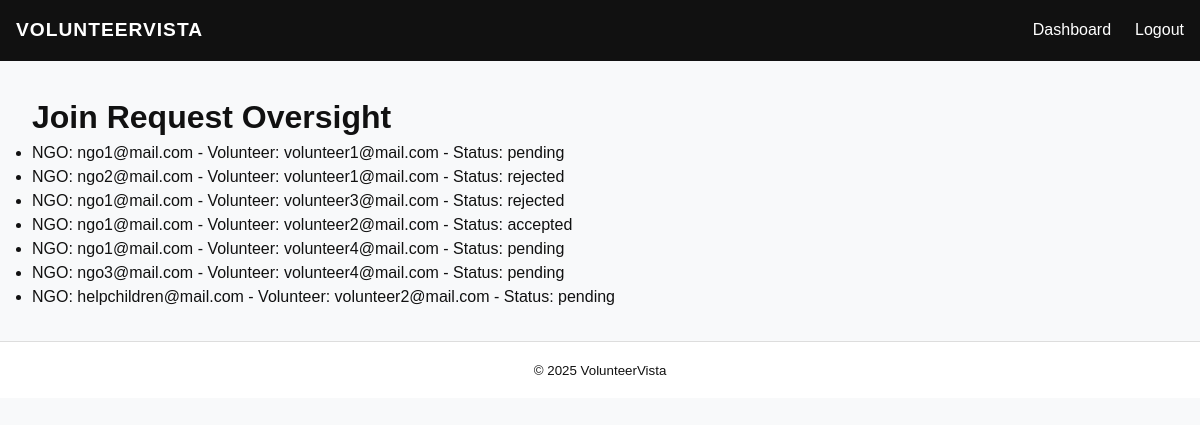
Screenshot of /admin/join_requests (signed in) with the database file from the repository.
### app.py (models this page shows)
class JoinRequest(db.Model):
    __tablename__ = 'join_requests'
    id = db.Column(db.Integer, primary_key=True, autoincrement=True)
    ngo_email = db.Column(db.String(120), db.ForeignKey('ngos.email'), nullable=False)
    volunteer_email = db.Column(db.String(120), db.ForeignKey('volunteers.email'), nullable=False)
    status = db.Column(db.String(50), nullable=False)

### app.py (the view)
@app.route('/admin/join_requests')
def admin_join_requests():
    if session.get('user_type') != 'admin':
        return redirect(url_for('admin_login'))
    join_requests = JoinRequest.query.all()
    return render_template('admin_join_requests.html', join_requests=join_requests)

### app.py (called while the page is built)
@app.context_processor
def inject_models():
    return dict(Volunteer=Volunteer)

### templates/admin_join_requests.html (shortened to what this page needs)
<!DOCTYPE html>
<html lang="en">
<head>
  <link rel="stylesheet" href="{{ url_for('static', filename='css/styles.css') }}">
</head>
<body>
  <nav class="navbar">
    <div class="nav-container">
      <a href="{{ url_for('home') }}" class="nav-brand">VolunteerVista</a>
      <ul class="nav-links">
        <li><a href="{{ url_for('admin_dashboard') }}">Dashboard</a></li>
        <li><a href="{{ url_for('admin_logout') }}">Logout</a></li>
      </ul>
    </div>
  </nav>
  <div class="container" style="padding:2rem;">
    <h1>Join Request Oversight</h1>
    <ul>
      {% for jr in join_requests %}
        <li>
          NGO: {{ jr.ngo_email }} - Volunteer: {{ jr.volunteer_email }} - Status: {{ jr.status }}
        </li>
      {% endfor %}
    </ul>
  </div>
  <footer class="footer">
    <small>© 2025 VolunteerVista</small>
  </footer>
</body>
</html>

### static/css/styles.css (style rules this page uses)
:root { --primary-color: #00bcd4; --secondary-color: #ff5252; --dark-color: #111111; --light-color: #f8f9fa; --heading-font: 'Montserrat', sans-serif; --body-font: 'Poppins', sans-serif; }
* { margin: 0; padding: 0; box-sizing: border-box; }
body { font-family: var(--body-font); background-color: var(--light-color); color: var(--dark-color); line-height: 1.5; }
.container { max-width: 1200px; margin: 0 auto; padding: 1rem; }
.navbar { background-color: var(--dark-color); padding: 1rem; }
.nav-container { display: flex; justify-content: space-between; align-items: center; max-width: 1200px; margin: 0 auto; }
.nav-brand { color: #fff; font-size: 1.2rem; font-weight: bold; text-decoration: none; text-transform: uppercase; letter-spacing: 1px; font-family: var(--heading-font); }
.nav-links { list-style: none; display: flex; gap: 1.5rem; }
.nav-links a { color: #fff; text-decoration: none; font-weight: 500; transition: color 0.3s ease; }
.footer { background-color: #fff; color: var(--dark-color); text-align: center; padding: 1rem 0; border-top: 1px solid #ddd; }

### rows the page displays
JoinRequest: ngo_email "ngo1@mail.com", volunteer_email "volunteer1@mail.com", status "pending"
JoinRequest: ngo_email "ngo2@mail.com", volunteer_email "volunteer1@mail.com", status "rejected"
JoinRequest: ngo_email "ngo1@mail.com", volunteer_email "volunteer3@mail.com", status "rejected"
JoinRequest: ngo_email "ngo1@mail.com", volunteer_email "volunteer2@mail.com", status "accepted"
JoinRequest: ngo_email "ngo1@mail.com", volunteer_email "volunteer4@mail.com", status "pending"
JoinRequest: ngo_email "ngo3@mail.com", volunteer_email "volunteer4@mail.com", status "pending"
JoinRequest: ngo_email "helpchildren@mail.com", volunteer_email "volunteer2@mail.com", status "pending"
